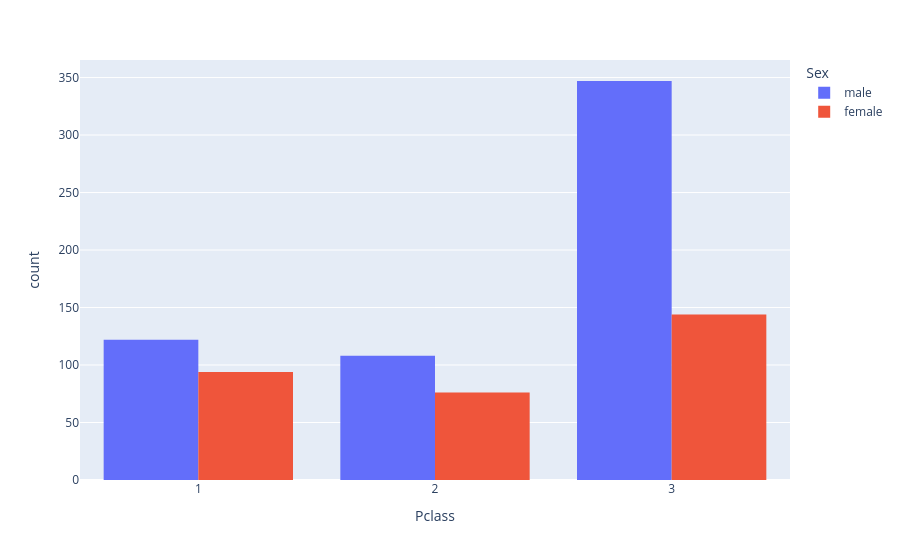

The notebook cell saved with this chart:
### Code cell
px.histogram(df,df['Pclass'],color='Sex',barmode='group',)

### Figure 1 — Plotly figure (JSON) as saved in the notebook; plotly's stock layout.template omitted (floating-point values rounded to 4 significant figures; data arrays with more than 128 entries replaced by an {"elided": "..."} marker saying what was removed)
{"data": [{"alignmentgroup": "True", "bingroup": "x", "hovertemplate": "Sex=male<br>Pclass=%{x}<br>count=%{y}<extra></extra>", "legendgroup": "male", "marker": {"color": "#636efa", "pattern": {"shape": ""}}, "name": "male", "offsetgroup": "male", "orientation": "v", "showlegend": true, "type": "histogram", "x": {"elided": "577 int values"}, "xaxis": "x", "yaxis": "y"}, {"alignmentgroup": "True", "bingroup": "x", "hovertemplate": "Sex=female<br>Pclass=%{x}<br>count=%{y}<extra></extra>", "legendgroup": "female", "marker": {"color": "#EF553B", "pattern": {"shape": ""}}, "name": "female", "offsetgroup": "female", "orientation": "v", "showlegend": true, "type": "histogram", "x": {"elided": "314 int values"}, "xaxis": "x", "yaxis": "y"}], "layout": {"barmode": "group", "legend": {"title": {"text": "Sex"}, "tracegroupgap": 0}, "margin": {"t": 60}, "xaxis": {"anchor": "y", "domain": [0, 1], "title": {"text": "Pclass"}}, "yaxis": {"anchor": "x", "domain": [0, 1], "title": {"text": "count"}}}}
